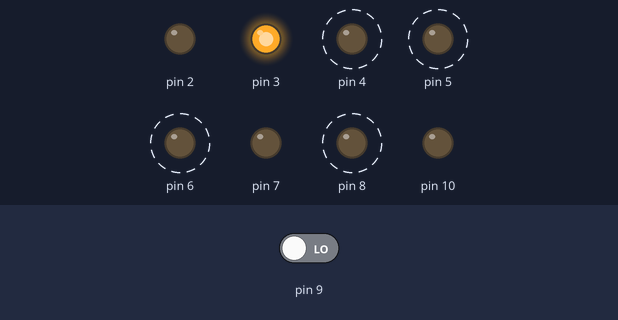
Bench run of a sketch on a simulated Arduino Uno, built with avr-gcc and run on an emulated ATmega328P. On the bench: output pins drawn as LEDs (lit = HIGH). Dashed ring = blinking. The inputs (shaded band) are chosen by the test bench; at power-on: pin 9 LOW.

Above: at 1.25 s.
1.3 s: pin 9 driven HIGH
At 1.55 s:
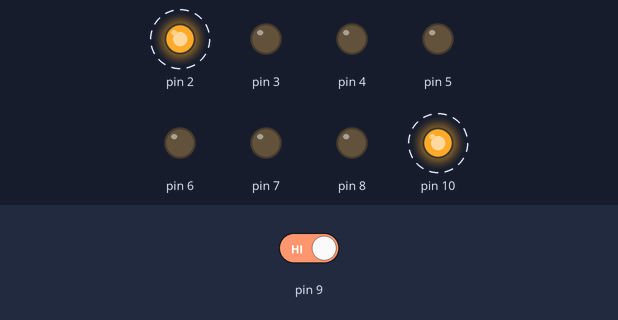
At 3.05 s:
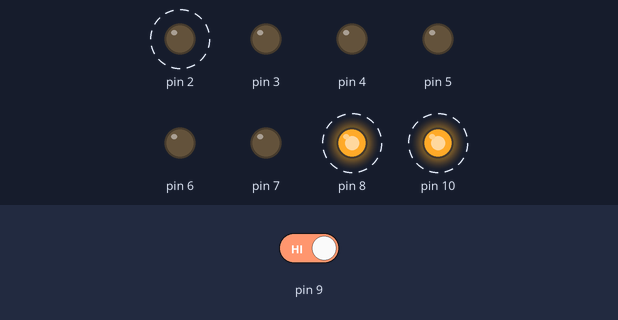
4.3 s: pin 9 driven LOW
At 4.45 s:
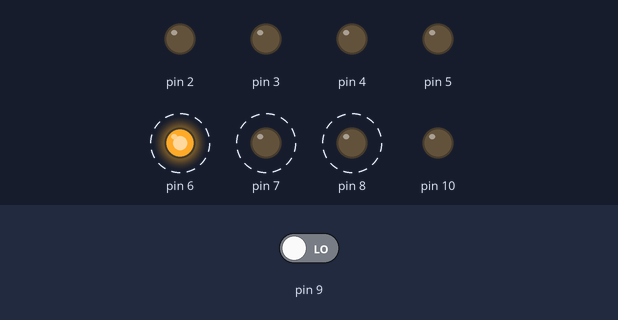
Timing chart, 0 to 13.3 s (numbered marks = the images above; inputs shaded):
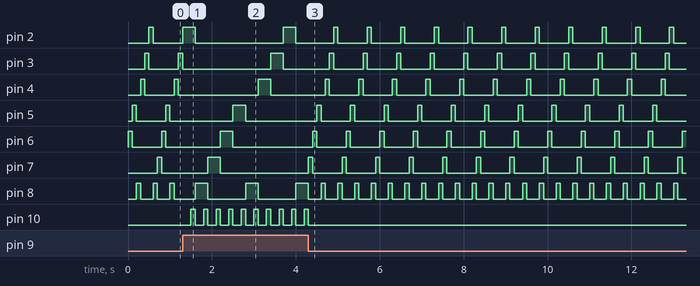

The sketch:

Winter2017_figure8RaceTrack.ino
```cpp
bool hazard = false;

void setup() {
  // put your setup code here, to run once:
  for(int i = 2; i <= 10; i++){
    if(i != 9){
      pinMode(i, OUTPUT);
    }else pinMode(i, INPUT);
  }
}
void check(){
  if(digitalRead(9) == HIGH){
    hazard = true;
  }else hazard = false;
  if(!hazard){
    delay(100);
    }
    else{
    delay(200);
    digitalWrite(10, HIGH);
    delay(100);
    digitalWrite(10, LOW);
    }
}
void loop() {
  // put your main code here, to run repeatedly:
    digitalWrite(6, HIGH);
    check();
    reset();
    digitalWrite(5, HIGH);
    check();
    reset();
    digitalWrite(8, HIGH);
    check();
    reset();
    digitalWrite(4, HIGH);
    check();
    reset();
    digitalWrite(3, HIGH);
    check();
    reset();
    digitalWrite(2, HIGH);
    check();
    reset();
    digitalWrite(8, HIGH);
    check();
    reset();
    digitalWrite(7, HIGH);
    check();
    reset();
  }

void reset(){
  for(int i = 2; i <= 8; i++){
    digitalWrite(i, LOW);
  }
}
```

Measured:
- after the input at 1.3 s, pin 2: HIGH → LOW after 0.30 s, → HIGH 2.1 s later, → LOW 0.30 s later; pin 8: alternates HIGH for 0.30 s and LOW for 0.90 s, starting after 0.30 s; pin 10: alternates HIGH for 0.10 s and LOW for 0.20 s, starting after 0.20 s
- after the input at 4.3 s, pin 2: alternates HIGH for 0.10 s and LOW for 0.70 s, starting after 0.60 s; pin 3: alternates HIGH for 0.10 s and LOW for 0.70 s, starting after 0.50 s
- by itself, pin 8: alternates HIGH for 0.10 s and LOW for 0.30 s
